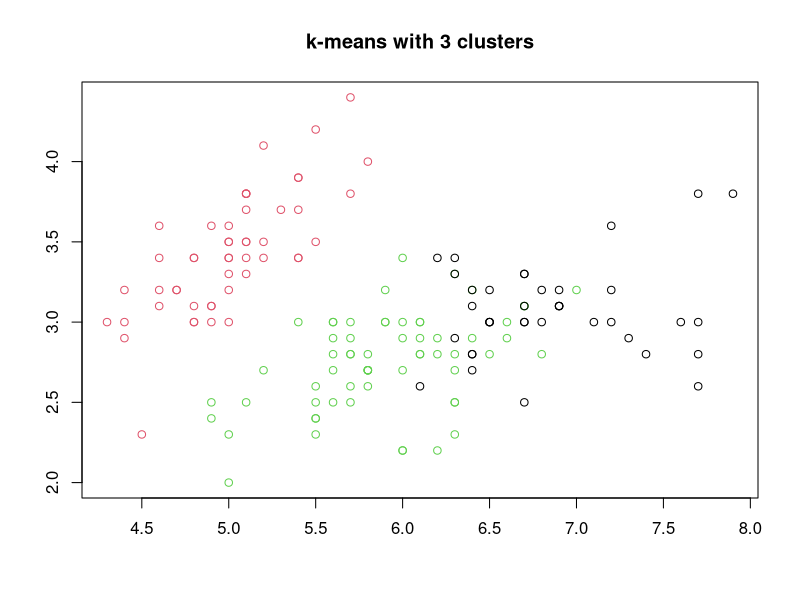
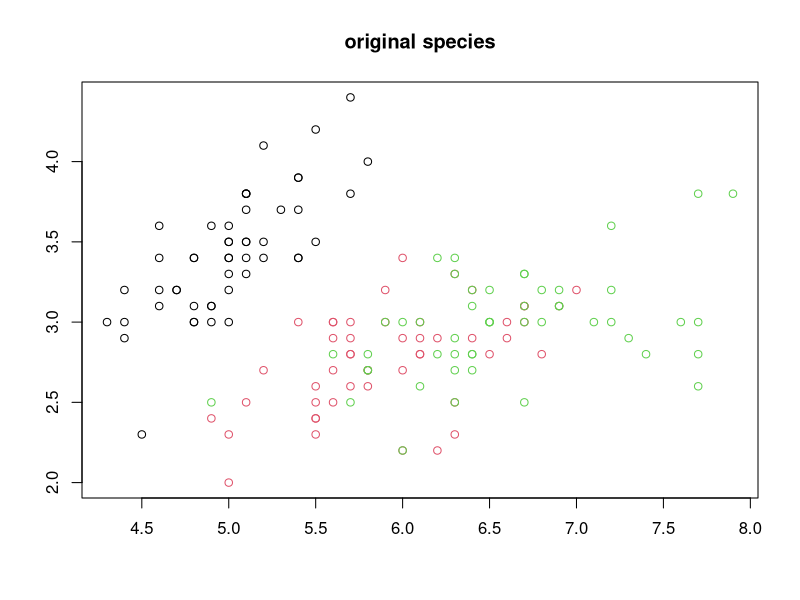
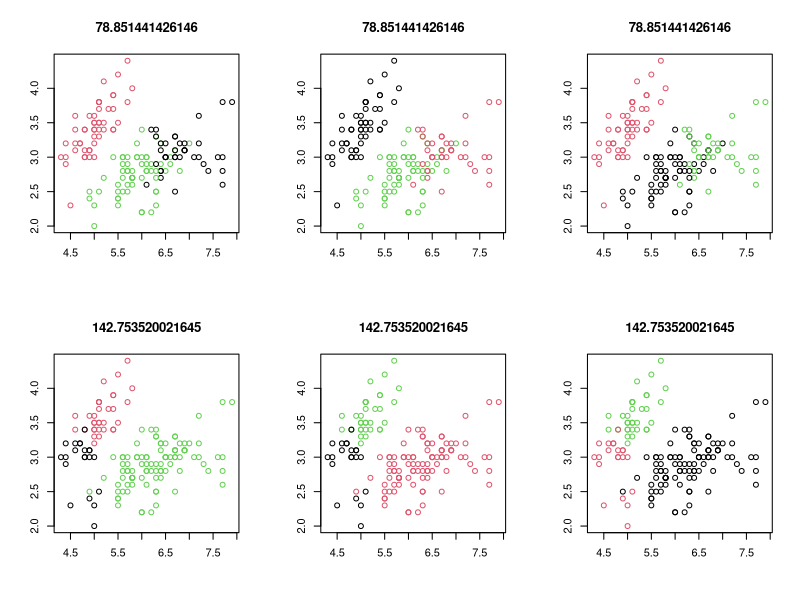
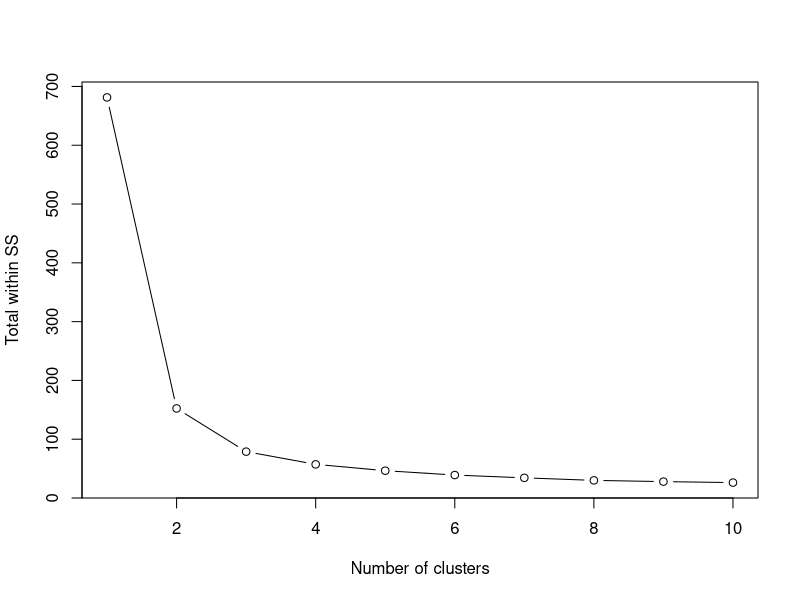

These charts were generated, in order, by the following R code: (Note: this script raises an error after producing the figures.)
####____UNSUPERVISED LEARNING____####
#Types of machine learning
#  * Unsupervised learning. Find patterns in unlabeled data
#  * Supervised learning. Predictions on labeled data: regression/ classification
#  * Reinforcement learning. When computers learn from real feed data.

#Objectives of learning data:
#  * CLUSTERING. Finding homogeneous subgroups within larger groups.
#  * FINDING PATTERNS. This can be done by dimensionality reduction.
#   Dimensionality reduction allows to visualize high dimensional data
#   It also serves the purpose of pre-processing data for supervised learning

####____K-MEANS____####
#It is a clustering algorithm, that is finding homogeneous subgroups within a population
#Breaks the observations into pre-defined number of clusters.
#kmeans(df, centers= 5, nstart= 20)
#To improve the results run the algorithm multiple tumes to improve odds of the best model
df <- iris[as.vector(sapply(iris, function(x){is.numeric(x)}))]
str(df)
df.km <-kmeans(df, centers = 3, nstart=20)
str(df.km)

plot(df[c(1,2)],col=df.km$cluster, xlab='', ylab='', main='k-means with 3 clusters')
plot(iris[c(1,2)],col=iris$Species, xlab='', ylab='', main='original species')

#Sketch of how kmeans works:
# * Random cluster assignment at first
# * Calculate centers of each subgroup (average)
# * Reassign points to its closest center (iterate)
# * Recalculate centers and repeat assignment until no point changes assignment

#In R k means best outcome is based on total within cluster sum of squares (minimized)
#The argument n-starts specifies how many random starts to select
#This tries to find the global minima of the total within sum of squares.
####____Scree plot____####
#To choose the best number of groups try different number of groups and
#Plot the total within sum of squares as a function of number of groups
#There should be an identifiable elbow after which increasing the number of groups
#does not lower the total within SS significantly.

par(mfrow=c(2,3))
for (i in 1:6) {
  df.km <- kmeans(df,centers=3,nstart = 1)
  plot(df[c(1,2)], col = df.km$cluster, main=df.km$tot.withinss, xlab='',ylab='')
}
par(mfrow=c(1,1))
wss <- NULL
for (i in 1:10) {
  df.km <- kmeans(df,centers=i, nstart=20, iter.max = 20)
  wss[i] <- df.km$tot.withinss
}
plot(1:10,wss,type='b', xlab='Number of clusters',ylab='Total within SS')

####____HIERARCHICAL CLUSTERING____####
#When the number of clusters is not provided to the algorithm, we use hierarchical clustering
#There are two type of hierarchical clustering:
# * Bottom-up and top-down. Let us focus on top bottom-up
# * At first each point is its own cluster
# * Next find the closest two clusters and join them in a single cluster
# * Then repeat the process, noting that in the next steps we find distance from clusters
#   that is distances between the centers
# * The process continues until there is one single cluster
#dist(x) then hclust(x)
hclust(d = x)
####____DIMENSIONALITY REDUCTION_____####
df.hclust <- hclust(dist(df))
summary(df.hclust)
####____DENDOGRAMA____####
#This plot has every single entry at the bottom and uses vertical lines
#To represent distance between two clusters and horizontal lines to join them
plot(df.hclust)
abline(h=6, col='red')
abline(h=3, col='blue')
cutree(df.hclust, h=6)#this cuts the dendogram creating groups by height
df.hclust.cut <- cutree(df.hclust, k = 3)#by number of clusters
#clustering linkage
#The distance is key for this method, by default is euclidian distance
#Methods to determine which clusters to link:
# * Complete. Pairwise similarity between all clusters and use largest similarity.
# * Single. Pairwise similarity between all clusters and use smallest similarity.
# * Average. Same but use average of similarities.
# * Centroid. Finds centroid of clusters 1 and 2 an uses similarity between centroids.
#hclust(method = c('complete', 'average', 'single'))
#Finally, data measured on different scales can cause undesirable behaviour
#So normalizing the data is recommended
#scale(x) then colMean(x) then apply(x, 1, sd)

####____INTRODUCTION TO PCA____####
#Dimensionality reduction: One of the methods is Principal Component Analysis
# * Find a linear combination of features, these will be principal components
# * Maintain most of the variance from the original data
# * The new features will be uncorrelated or orthogonal to each other
df.pca <- prcomp(df, scale = FALSE, center=TRUE)
#interpreting pca results and visualizing the results
####___VISUALIZATIONOF PCA____####
#BIPLOT
#Shows the first two principal components
#it also maps the direction of each original column
biplot(df.pca,main='Biplot')
#SCREE PLOT
#They show the amount of variance explained
#Or the cumulative percentage of variance explained as the number of components increases
df.var <- df.pca$sdev^2
pve <- df.var/sum(df.var)
plot(pve, xlab='Numebr of Component',ylab='Proportion of Variance Explained',
     ylim = c(0,1), type='b')
plot(cumsum(pve), xlab='Numebr of Component',ylab='Proportion of Variance Explained',
     ylim = c(0,1), type='b')
screeplot(df.pca)
#Practical issues
# * Scaling the data
# * Missing values: Drop, impute
# * Categorical data: Do no include them/ encode categorical
head(mtcars)
colMeans(mtcars)
apply(mtcars,2,sd)
mtcars.scale <- scale(mtcars)

####____CASE STUDY____####
#Explory data
#Dealing with missing values, categorcal and target data
#Scaling, prepare the data for the analysis
#Putting it all together
#Hierarchical cluster model with pca
#Use components to explain at least 95% of variability
summary(df.pca)
df.hclust.pca <- hclust(dist(df.pca$x[,1:2]), method='complete')
df.hclustpca.cut <- cutree(df.hclust.pca,k=3)

table(df.km$cluster, iris$Species)
table(df.hclust.cut, iris$Species)
table(df.hclustpca.cut, iris$Species)#Applying pca first improved the model's performance

